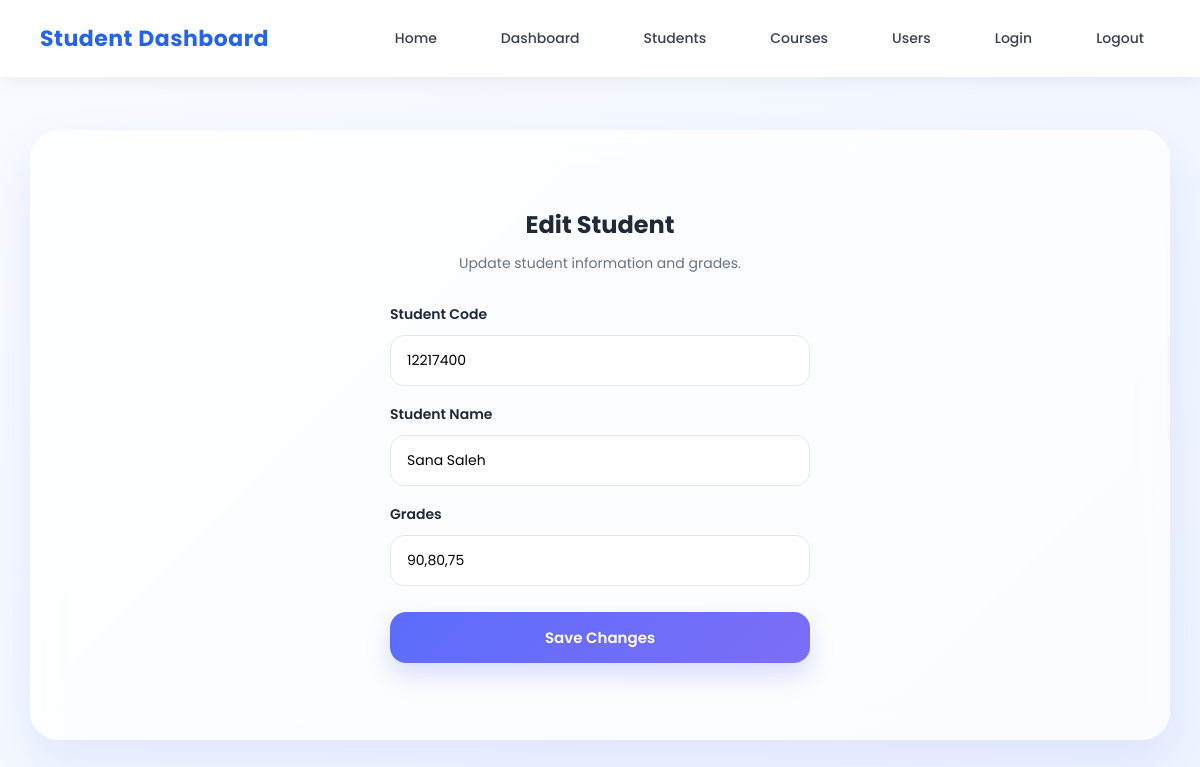
/students/edit/1 (signed in), run on the app's committed database.
### app/models.py (models this page shows, shortened)
class Student(db.Model):
    __tablename__ = "students"
    id = db.Column(db.Integer, primary_key=True)
    student_code = db.Column(db.String(50), unique=True, nullable=False)
    name = db.Column(db.String(100), nullable=False)
    grades = db.Column(db.Text, nullable=False)
    def get_grades_list(self):
        return json.loads(self.grades)

### app/students/routes.py (the view, shortened to what this page needs)
@students.route("/edit/<int:student_id>", methods=["GET", "POST"])
@login_required
def edit_student(student_id):
    student = Student.query.get_or_404(student_id)
    return render_template("students/edit_student.html", student=student)

### app/templates/students/edit_student.html
{% extends "base.html" %}
{% block content %}
<div class="auth-container">
    <h2>Edit Student</h2>
    <p class="form-subtitle">Update student information and grades.</p>
    <form method="POST">
        <label for="student_code">Student Code</label>
        <input type="text" name="student_code" id="student_code" value="{{ student.student_code }}">
        <label for="name">Student Name</label>
        <input type="text" name="name" id="name" value="{{ student.name }}">
        <label for="grades">Grades</label>
        <input type="text" name="grades" id="grades" value="{{ student.get_grades_list() | join(',') }}">
        <button type="submit">Save Changes</button>
    </form>
</div>
{% endblock %}

### app/static/css/style.css (style rules this page uses)
* { margin: 0; padding: 0; box-sizing: border-box; }
:root { --bg-1: #f8fbff; --bg-2: #eef4ff; --primary: #5b6dfb; --primary-dark: #4657e6; --text-main: #1f2937; --text-soft: #6b7280; --white: #ffffff; --border: rgba(255, 255, 255, 0.25); --shadow: 0 20px 45px rgba(91, 109, 251, 0.12); }
body { font-family: 'Poppins', sans-serif; min-height: 100vh; background: radial-gradient(circle at top left, #dfe9ff 0%, transparent 30%), radial-gradient(circle at bottom right, #e7dcff 0%, transparent 28%), linear-gradient(135deg, var(--bg-1), var(--bg-2)); color: var(--text-main); }
h1, h2 { text-align: center; margin-bottom: 10px; color: var(--text-main); font-weight: 700; }
p { text-align: center; color: var(--text-soft); line-height: 1.7; margin-bottom: 18px; font-size: 14px; }
.form-subtitle { margin-bottom: 28px; }
form { display: flex; flex-direction: column; gap: 8px; }
label { font-size: 14px; font-weight: 600; color: var(--text-main); margin-bottom: 2px; }
input { width: 100%; padding: 14px 16px; border: 1px solid #e5e7eb; border-radius: 14px; font-size: 14px; font-family: inherit; background: rgba(255, 255, 255, 0.92); transition: 0.25s ease; margin-bottom: 10px; }
input::placeholder { color: #9ca3af; }
button { margin-top: 8px; border: none; border-radius: 16px; padding: 14px; background: linear-gradient(135deg, var(--primary), #7c6df8); color: white; font-size: 15px; font-weight: 600; font-family: inherit; cursor: pointer; transition: 0.25s ease; box-shadow: 0 12px 24px rgba(91, 109, 251, 0.22); }
body { font-family: 'Poppins', sans-serif; background: linear-gradient(135deg, #f8fbff, #eef4ff); color: #1f2937; }
.auth-container { flex: 1; display: flex; flex-direction: column; justify-content: center; padding: 40px; max-width: 500px; margin: auto; }

### data on the page
Student: student_code "12217400", name "Sana Saleh", grades "90,80,75"
